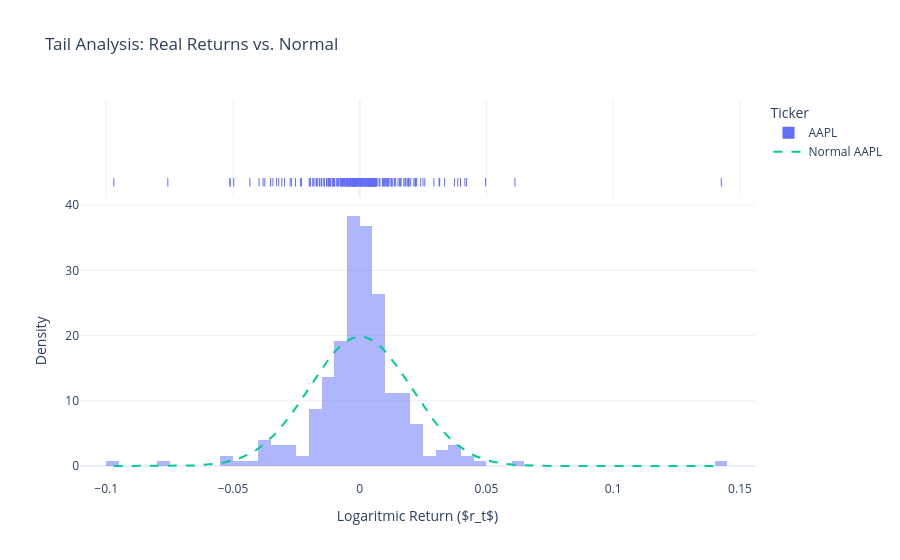

This figure's notebook cell:
### Markdown cell above
## Extreme events analysis

### Code cell
tickers1 = ['AAPL']
data1 = yf.download(tickers1, period="1y")['Close']

# 2. Cálculo de retornos logarítmicos: $r_t = \ln(P_t / P_{t-1})$
returns = np.log(data1 / data1.shift(1)).dropna()

# 3. Cálculo de métricas de eventos extremos
for ticker in tickers1:
    s = skew(returns[ticker])
    k = kurtosis(returns[ticker]) # Kurtosis > 3 indica caudas pesadas
    print(f"{ticker} -> Skewness: {s:.2f}, Kurtosis (excesso): {k:.2f}")


fig = px.histogram(returns, 
                   x=returns.columns, 
                   marginal="rug", 
                   histnorm='probability density',
                   nbins=100,
                   barmode='overlay',
                   title="Tail Analysis: Real Returns vs. Normal")


for col in returns.columns:
    x_range = np.linspace(returns[col].min(), returns[col].max(), 100)
    y_normal = norm.pdf(x_range, returns[col].mean(), returns[col].std())
    
    fig.add_trace(go.Scatter(x=x_range, y=y_normal, 
                             mode='lines', 
                             name=f'Normal {col}',
                             line=dict(dash='dash')))

fig.update_layout(xaxis_title="Logaritmic Return ($r_t$)", 
                  yaxis_title="Density",
                  template="plotly_white")
fig.show()

### Figure 1 — Plotly figure (JSON) as saved in the notebook; plotly's stock layout.template omitted (floating-point values rounded to 4 significant figures; data arrays with more than 128 entries replaced by an {"elided": "..."} marker saying what was removed)
{"data": [{"bingroup": "x", "histnorm": "probability density", "hovertemplate": "Ticker=AAPL<br>value=%{x}<br>probability density=%{y}<extra></extra>", "legendgroup": "AAPL", "marker": {"color": "#636efa", "opacity": 0.5, "pattern": {"shape": ""}}, "name": "AAPL", "nbinsx": 100, "orientation": "v", "showlegend": true, "type": "histogram", "x": {"elided": "250 float values"}, "xaxis": "x", "yaxis": "y"}, {"boxpoints": "all", "fillcolor": "rgba(255,255,255,0)", "hoveron": "points", "hovertemplate": "Ticker=AAPL<br>value=%{x}<extra></extra>", "jitter": 0, "legendgroup": "AAPL", "line": {"color": "rgba(255,255,255,0)"}, "marker": {"color": "#636efa", "symbol": "line-ns-open"}, "name": "AAPL", "showlegend": false, "type": "box", "x": {"elided": "250 float values"}, "xaxis": "x2", "yaxis": "y2"}, {"line": {"dash": "dash"}, "mode": "lines", "name": "Normal AAPL", "type": "scatter", "x": [-0.09701, -0.09459, -0.09217, -0.08975, -0.08733, -0.08491, -0.08249, -0.08007, -0.07765, -0.07523, -0.07281, -0.07039, -0.06797, -0.06555, -0.06313, -0.06071, -0.05829, -0.05586, -0.05344, -0.05102, -0.0486, -0.04618, -0.04376, -0.04134, -0.03892, -0.0365, -0.03408, -0.03166, -0.02924, -0.02682, -0.0244, -0.02198, -0.01956, -0.01714, -0.01472, -0.0123, -0.009875, -0.007454, -0.005034, -0.002613, -0.0001929, 0.002228, 0.004648, 0.007069, 0.009489, 0.01191, 0.01433, 0.01675, 0.01917, 0.02159, 0.02401, 0.02643, 0.02885, 0.03127, 0.03369, 0.03611, 0.03854, 0.04096, 0.04338, 0.0458, 0.04822, 0.05064, 0.05306, 0.05548, 0.0579, 0.06032, 0.06274, 0.06516, 0.06758, 0.07, 0.07242, 0.07484, 0.07726, 0.07968, 0.0821, 0.08453, 0.08695, 0.08937, 0.09179, 0.09421, 0.09663, 0.09905, 0.1015, 0.1039, 0.1063, 0.1087, 0.1112, 0.1136, 0.116, 0.1184, 0.1208, 0.1233, 0.1257, 0.1281, 0.1305, 0.1329, 0.1354, 0.1378, 0.1402, 0.1426], "y": [0.0001658, 0.0002947, 0.0005162, 0.0008911, 0.001516, 0.002543, 0.004203, 0.006848, 0.011, 0.0174, 0.02714, 0.04173, 0.06322, 0.09442, 0.139, 0.2016, 0.2883, 0.4062, 0.5643, 0.7725, 1.042, 1.386, 1.817, 2.347, 2.988, 3.75, 4.638, 5.654, 6.793, 8.044, 9.389, 10.8, 12.25, 13.68, 15.07, 16.36, 17.51, 18.46, 19.19, 19.65, 19.84, 19.74, 19.37, 18.72, 17.83, 16.75, 15.5, 14.14, 12.71, 11.26, 9.837, 8.468, 7.184, 6.007, 4.951, 4.021, 3.219, 2.54, 1.976, 1.514, 1.144, 0.8519, 0.6252, 0.4522, 0.3224, 0.2265, 0.1569, 0.1071, 0.07204, 0.04776, 0.03121, 0.02011, 0.01276, 0.007986, 0.004925, 0.002994, 0.001793, 0.001059, 0.0006162, 0.0003534, 0.0001998, 0.0001113, 6.113e-05, 3.309e-05, 1.765e-05, 9.28e-06, 4.809e-06, 2.456e-06, 1.236e-06, 6.135e-07, 3e-07, 1.446e-07, 6.868e-08, 3.216e-08, 1.484e-08, 6.749e-09, 3.025e-09, 1.337e-09, 5.82e-10, 2.498e-10]}], "layout": {"barmode": "overlay", "legend": {"title": {"text": "Ticker"}, "tracegroupgap": 0}, "title": {"text": "Tail Analysis: Real Returns vs. Normal"}, "xaxis": {"anchor": "y", "domain": [0, 1], "title": {"text": "Logaritmic Return ($r_t$)"}}, "xaxis2": {"anchor": "y2", "domain": [0, 1], "matches": "x", "showgrid": true, "showticklabels": false}, "yaxis": {"anchor": "x", "domain": [0, 0.7326], "title": {"text": "Density"}}, "yaxis2": {"anchor": "x2", "domain": [0.7426, 1], "matches": "y2", "showgrid": false, "showline": false, "showticklabels": false, "ticks": ""}}}
